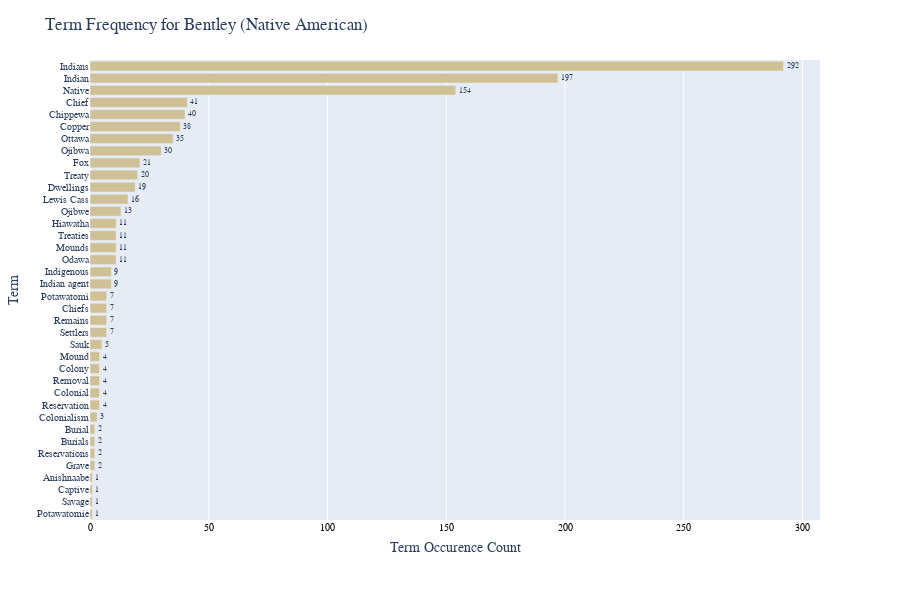

The code cell stored with this chart in its notebook:
### Markdown cell above
The above shows a basic bar chart, ordered from most frequent
to least frequent term. If looking at multiple groupings, the above
function will create multiple bar charts. 

The following sections demonstrate additional visualizations, for a single grouping
of finding aid data. For the case of multiple groups (or, in our case repositories)
see the additional visualization notebooks.

## Visualization: occurence in a horizontal bar chart

### Code cell
# bar charts for individual repos - horizontal

def visualize_individual_repository_terms_bar_horiz(list_of_dataframes):
    '''
    This function takes a list of strings (list_of_dataframes), which identify the names of dataframes (corresponding to an archival repository),
    then generates a horizontal bar chart to show how many times a list of requested terms appears in the corresponding finding aid documents.
    Requires the calculate_term_frequency function.
    Processes data using pandas and generates charts using plotly (px) & plotly express (pio).
    '''
    for i in range(len(list_of_dataframes)):
        # calculate term frequency
        term_frequency = calculate_term_frequency(matched_results[repo_list[i]], repo_list[i]).sort_values('Total_Frequency', ascending=True)
        term_frequency.head()

        # Visualization in Charts Horizontallly
        fig = px.bar(term_frequency, y='Term', x='Total_Frequency', text='Total_Frequency',
                        color='DataFrame', color_discrete_map=colors, text_auto=True,
                        labels={'Total_Frequency':'Term Occurence Count','DataFrame':'Repository'})
        fig.update_traces(textposition='outside', insidetextanchor='middle', 
                          textfont=dict(family='Arial',size=8))
        fig.update_layout(title_text=f'Term Frequency for { repo_list[i] } ({project_name})',
                          xaxis_title_standoff=10, height=600, 
                          showlegend=False, font_family=global_font_info['font_family'])
        fig.update_yaxes(tickfont=dict(family='Arial', size=10))
        fig.update_xaxes(tickangle=0, tickfont=dict(family='Arial', color='black', size=10))
        fig.show()
        # pio.write_image(fig, f'term_frequency_byrepo_{ repo_list[i] }_horizbar.png', scale=4)

visualize_individual_repository_terms_bar_horiz(repo_list)

### Figure 1 — Plotly figure (JSON) as saved in the notebook; plotly's stock layout.template omitted (floating-point values rounded to 4 significant figures)
{"data": [{"alignmentgroup": "True", "hovertemplate": "Repository=Bentley<br>Term Occurence Count=%{text}<br>Term=%{y}<extra></extra>", "insidetextanchor": "middle", "legendgroup": "Bentley", "marker": {"color": "#CFC096", "pattern": {"shape": ""}}, "name": "Bentley", "offsetgroup": "Bentley", "orientation": "h", "showlegend": true, "text": [1, 1, 1, 1, 2, 2, 2, 2, 3, 4, 4, 4, 4, 4, 5, 7, 7, 7, 7, 9, 9, 11, 11, 11, 11, 13, 16, 19, 20, 21, 30, 35, 38, 40, 41, 154, 197, 292], "textfont": {"family": "Arial", "size": 8}, "textposition": "outside", "texttemplate": "%{x}", "type": "bar", "x": [1, 1, 1, 1, 2, 2, 2, 2, 3, 4, 4, 4, 4, 4, 5, 7, 7, 7, 7, 9, 9, 11, 11, 11, 11, 13, 16, 19, 20, 21, 30, 35, 38, 40, 41, 154, 197, 292], "xaxis": "x", "y": ["Potawatomie", "Savage", "Captive", "Anishnaabe", "Grave", "Reservations", "Burials", "Burial", "Colonialism", "Reservation", "Colonial", "Removal", "Colony", "Mound", "Sauk", "Settlers", "Remains", "Chiefs", "Potawatomi", "Indian agent", "Indigenous", "Odawa", "Mounds", "Treaties", "Hiawatha", "Ojibwe", "Lewis Cass", "Dwellings", "Treaty", "Fox", "Ojibwa", "Ottawa", "Copper", "Chippewa", "Chief", "Native", "Indian", "Indians"], "yaxis": "y"}], "layout": {"barmode": "relative", "font": {"family": "Georgia"}, "height": 600, "legend": {"title": {"text": "Repository"}, "tracegroupgap": 0}, "margin": {"t": 60}, "showlegend": false, "title": {"text": "Term Frequency for Bentley (Native American)"}, "xaxis": {"anchor": "y", "domain": [0, 1], "tickangle": 0, "tickfont": {"color": "black", "family": "Arial", "size": 10}, "title": {"standoff": 10, "text": "Term Occurence Count"}}, "yaxis": {"anchor": "x", "domain": [0, 1], "tickfont": {"family": "Arial", "size": 10}, "title": {"text": "Term"}}}}
